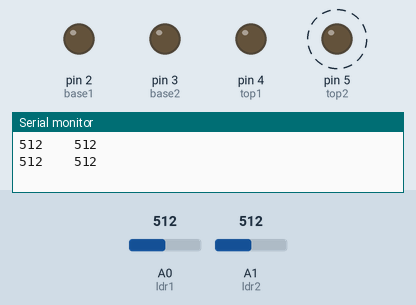
This sketch was run on a simulated Arduino Uno, built with avr-gcc and run on an emulated ATmega328P. Shown: output pins drawn as LEDs (lit = HIGH), the last lines printed to the serial monitor. Dashed ring = blinking. The test bench sets the inputs (shaded band); at power-on: A0 (ldr1) = 512, A1 (ldr2) = 512.

Above: at 1.3 s.
1.4 s: A0 (ldr1) set to 786
4.4 s: A0 (ldr1) set to 812
At 4.9 s:
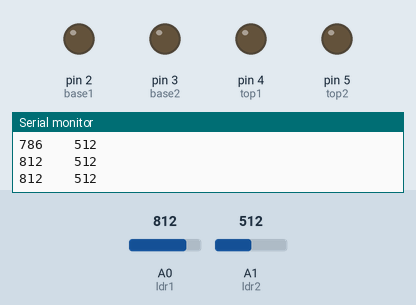
5.9 s: A1 (ldr2) set to 164
7.4 s: A1 (ldr2) set to 135
At 7.61 s:
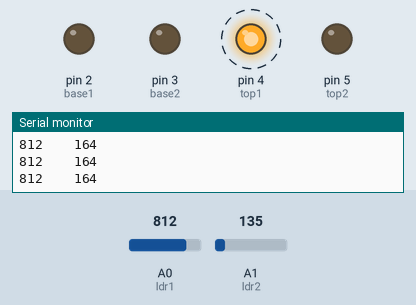
10.4 s: A0 (ldr1) set to 463
13.4 s: A0 (ldr1) set to 432
At 14.6 s:
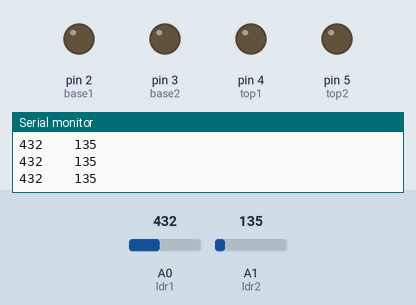
Timing chart, 0 to 15.9 s (numbered marks = the images above; inputs shaded):
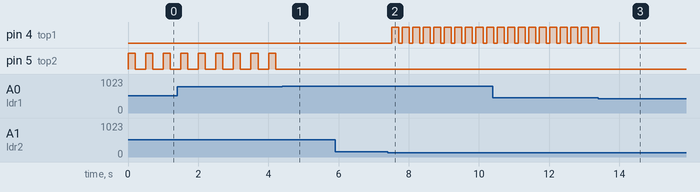

The sketch:

SolarSensor.ino
```cpp
int base1=2;
int base2=3;
int top1=4;
int top2=5;

int ldr1=A0;
int ldr2=A1;

int reg_top=940;
int reg_side=300;
int max_top=700;
int max_side=150;

int sensor1;
int sensor2;

void setup() {

 Serial.begin(9600);

 pinMode(ldr1,INPUT);
 pinMode(ldr2,INPUT);
 pinMode(top1,OUTPUT);
 pinMode(top2,OUTPUT);
 pinMode(base1,OUTPUT);
 pinMode(base2,OUTPUT);

}

void loop() {

 sensor1= analogRead(ldr1);
 sensor2= analogRead(ldr2);

 if(sensor1>200 && sensor1<450)
 {
  digitalWrite(top1,LOW);
  digitalWrite(top2,LOW);
  digitalWrite(base1,LOW);
  digitalWrite(base2,LOW);
 }
   if(sensor1>reg_top && sensor2>reg_side)
 {
   digitalWrite(base2,HIGH);
   digitalWrite(base1,LOW);

   delay(200);

   digitalWrite(base1,LOW);
   digitalWrite(base2,LOW);
   delay(100);
 }
 if(sensor2>max_side && sensor2<reg_side)
 {
   if(sensor1<200)
  {
   while(sensor2>max_side)
   {
   digitalWrite(base1,LOW);
   digitalWrite(base2,HIGH);

   delay(200);

   digitalWrite(base1,LOW);
   digitalWrite(base2,LOW);
   delay(100);
   sensor2=analogRead(ldr2);
   }
  }
   if(sensor1>450 && sensor1<800)
  {
   while(sensor2>max_side)
   {
   digitalWrite(base1,LOW);
   digitalWrite(base2,HIGH);

   delay(200);

   digitalWrite(base1,LOW);
   digitalWrite(base2,LOW);
   delay(100);
   sensor2=analogRead(ldr2);
   }
  }
 }
  if(sensor2<max_side)
 {
  digitalWrite(base1,LOW);
  digitalWrite(base2,LOW);

  while(sensor1>450 || sensor1<200)  {
   digitalWrite(top2,LOW);
   digitalWrite(top1,HIGH);

   delay(200);

   digitalWrite(top1,LOW);
   digitalWrite(top2,LOW);
   delay(100);

   sensor1=analogRead(ldr1);
  }
 }
 if(sensor1<800 && sensor1>450)
 {
  digitalWrite(top1,LOW);
  digitalWrite(top2,HIGH);

  delay(200);

  digitalWrite(top1,LOW);
  digitalWrite(top2,LOW);
  delay(100);
 }
 if(sensor1<200 && sensor1>150)
 {
  digitalWrite(top1,LOW);
  digitalWrite(top2,HIGH);

  delay(200);

  digitalWrite(top1,LOW);
  digitalWrite(top2,LOW);
  delay(100);
 }
  if(sensor1>200 && sensor1<450)
 {
  digitalWrite(top1,LOW);
  digitalWrite(top2,LOW);
  digitalWrite(base1,LOW);
  digitalWrite(base2,LOW);
 }

 Serial.print(sensor1);
 Serial.print("    ");
 Serial.println(sensor2);
 delay(200);
}
```

Measured:
- the behaviour switches between 799 and 800 on A0 (ldr1) (found by bisection; images 0 and 1)
- the behaviour switches between 150 and 149 on A1 (ldr2) (found by bisection; images 1 and 2)
- the behaviour switches between 451 and 450 on A0 (ldr1) (found by bisection; images 2 and 3)
- after the input at 4.4 s, pin 5 (top2): stops changing and stays LOW
- after the input at 7.4 s, pin 4 (top1): alternates HIGH for 0.20 s and LOW for 0.10 s, starting after 0.11 s
- after the input at 13.4 s, pin 4 (top1): goes on until 13.4 s, then stays LOW
- by itself, pin 5 (top2): alternates HIGH for 0.20 s and LOW for 0.30 s
